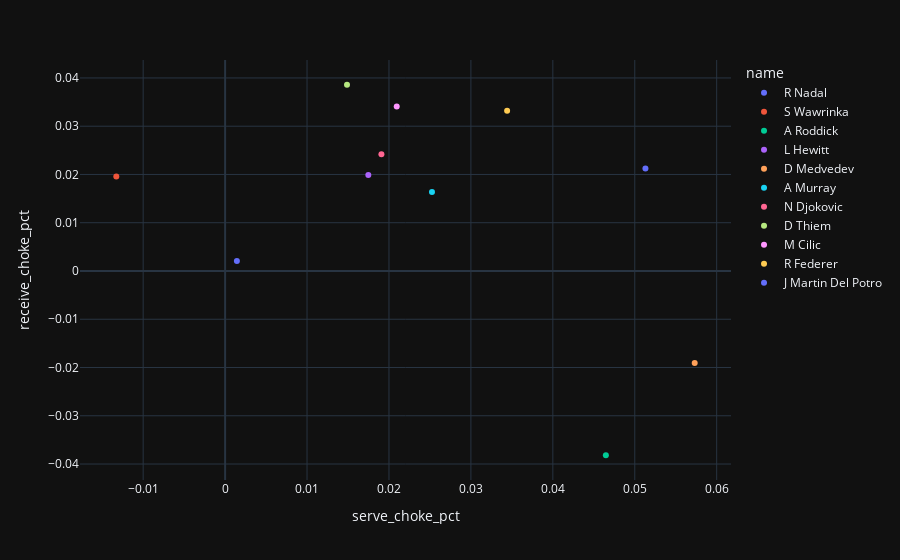

The notebook cell saved with this chart:
### Code cell
fig = px.scatter(data_frame=df2, x="serve_choke_pct", y="receive_choke_pct", hover_name='name', color='name')
fig.show()

### Figure 1 — Plotly figure (JSON) as saved in the notebook; plotly's stock layout.template omitted (floating-point values rounded to 4 significant figures)
{"data": [{"hovertemplate": "<b>%{hovertext}</b><br><br>name=R Nadal<br>serve_choke_pct=%{x}<br>receive_choke_pct=%{y}<extra></extra>", "hovertext": ["R Nadal"], "legendgroup": "R Nadal", "marker": {"color": "#636efa", "symbol": "circle"}, "mode": "markers", "name": "R Nadal", "orientation": "v", "showlegend": true, "type": "scatter", "x": [0.001437], "xaxis": "x", "y": [0.002051], "yaxis": "y"}, {"hovertemplate": "<b>%{hovertext}</b><br><br>name=S Wawrinka<br>serve_choke_pct=%{x}<br>receive_choke_pct=%{y}<extra></extra>", "hovertext": ["S Wawrinka"], "legendgroup": "S Wawrinka", "marker": {"color": "#EF553B", "symbol": "circle"}, "mode": "markers", "name": "S Wawrinka", "orientation": "v", "showlegend": true, "type": "scatter", "x": [-0.01328], "xaxis": "x", "y": [0.01958], "yaxis": "y"}, {"hovertemplate": "<b>%{hovertext}</b><br><br>name=A Roddick<br>serve_choke_pct=%{x}<br>receive_choke_pct=%{y}<extra></extra>", "hovertext": ["A Roddick"], "legendgroup": "A Roddick", "marker": {"color": "#00cc96", "symbol": "circle"}, "mode": "markers", "name": "A Roddick", "orientation": "v", "showlegend": true, "type": "scatter", "x": [0.04647], "xaxis": "x", "y": [-0.03818], "yaxis": "y"}, {"hovertemplate": "<b>%{hovertext}</b><br><br>name=L Hewitt<br>serve_choke_pct=%{x}<br>receive_choke_pct=%{y}<extra></extra>", "hovertext": ["L Hewitt"], "legendgroup": "L Hewitt", "marker": {"color": "#ab63fa", "symbol": "circle"}, "mode": "markers", "name": "L Hewitt", "orientation": "v", "showlegend": true, "type": "scatter", "x": [0.01748], "xaxis": "x", "y": [0.0199], "yaxis": "y"}, {"hovertemplate": "<b>%{hovertext}</b><br><br>name=D Medvedev<br>serve_choke_pct=%{x}<br>receive_choke_pct=%{y}<extra></extra>", "hovertext": ["D Medvedev"], "legendgroup": "D Medvedev", "marker": {"color": "#FFA15A", "symbol": "circle"}, "mode": "markers", "name": "D Medvedev", "orientation": "v", "showlegend": true, "type": "scatter", "x": [0.05731], "xaxis": "x", "y": [-0.01905], "yaxis": "y"}, {"hovertemplate": "<b>%{hovertext}</b><br><br>name=A Murray<br>serve_choke_pct=%{x}<br>receive_choke_pct=%{y}<extra></extra>", "hovertext": ["A Murray"], "legendgroup": "A Murray", "marker": {"color": "#19d3f3", "symbol": "circle"}, "mode": "markers", "name": "A Murray", "orientation": "v", "showlegend": true, "type": "scatter", "x": [0.02525], "xaxis": "x", "y": [0.01636], "yaxis": "y"}, {"hovertemplate": "<b>%{hovertext}</b><br><br>name=N Djokovic<br>serve_choke_pct=%{x}<br>receive_choke_pct=%{y}<extra></extra>", "hovertext": ["N Djokovic"], "legendgroup": "N Djokovic", "marker": {"color": "#FF6692", "symbol": "circle"}, "mode": "markers", "name": "N Djokovic", "orientation": "v", "showlegend": true, "type": "scatter", "x": [0.01908], "xaxis": "x", "y": [0.0242], "yaxis": "y"}, {"hovertemplate": "<b>%{hovertext}</b><br><br>name=D Thiem<br>serve_choke_pct=%{x}<br>receive_choke_pct=%{y}<extra></extra>", "hovertext": ["D Thiem"], "legendgroup": "D Thiem", "marker": {"color": "#B6E880", "symbol": "circle"}, "mode": "markers", "name": "D Thiem", "orientation": "v", "showlegend": true, "type": "scatter", "x": [0.01488], "xaxis": "x", "y": [0.03859], "yaxis": "y"}, {"hovertemplate": "<b>%{hovertext}</b><br><br>name=M Cilic<br>serve_choke_pct=%{x}<br>receive_choke_pct=%{y}<extra></extra>", "hovertext": ["M Cilic"], "legendgroup": "M Cilic", "marker": {"color": "#FF97FF", "symbol": "circle"}, "mode": "markers", "name": "M Cilic", "orientation": "v", "showlegend": true, "type": "scatter", "x": [0.02095], "xaxis": "x", "y": [0.03408], "yaxis": "y"}, {"hovertemplate": "<b>%{hovertext}</b><br><br>name=R Federer<br>serve_choke_pct=%{x}<br>receive_choke_pct=%{y}<extra></extra>", "hovertext": ["R Federer"], "legendgroup": "R Federer", "marker": {"color": "#FECB52", "symbol": "circle"}, "mode": "markers", "name": "R Federer", "orientation": "v", "showlegend": true, "type": "scatter", "x": [0.03442], "xaxis": "x", "y": [0.03322], "yaxis": "y"}, {"hovertemplate": "<b>%{hovertext}</b><br><br>name=J Martin Del Potro<br>serve_choke_pct=%{x}<br>receive_choke_pct=%{y}<extra></extra>", "hovertext": ["J Martin Del Potro"], "legendgroup": "J Martin Del Potro", "marker": {"color": "#636efa", "symbol": "circle"}, "mode": "markers", "name": "J Martin Del Potro", "orientation": "v", "showlegend": true, "type": "scatter", "x": [0.0513], "xaxis": "x", "y": [0.02121], "yaxis": "y"}], "layout": {"legend": {"title": {"text": "name"}, "tracegroupgap": 0}, "margin": {"t": 60}, "xaxis": {"anchor": "y", "domain": [0.0, 1.0], "title": {"text": "serve_choke_pct"}}, "yaxis": {"anchor": "x", "domain": [0.0, 1.0], "title": {"text": "receive_choke_pct"}}}}
